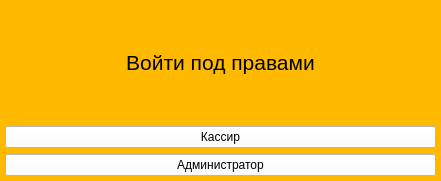
<?xml version="1.0" encoding="UTF-8"?>
<ui version="4.0">
 <class>Form</class>
 <widget class="QWidget" name="Form">
  <property name="geometry">
   <rect>
    <x>0</x>
    <y>0</y>
    <width>441</width>
    <height>181</height>
   </rect>
  </property>
  <property name="windowTitle">
   <string>Вход в систему</string>
  </property>
  <property name="styleSheet">
   <string notr="true">background: rgb(255, 186, 0);</string>
  </property>
  <widget class="QWidget" name="gridLayoutWidget">
   <property name="geometry">
    <rect>
     <x>0</x>
     <y>0</y>
     <width>441</width>
     <height>181</height>
    </rect>
   </property>
   <layout class="QGridLayout" name="gridLayout">
    <property name="leftMargin">
     <number>5</number>
    </property>
    <property name="topMargin">
     <number>5</number>
    </property>
    <property name="rightMargin">
     <number>5</number>
    </property>
    <property name="bottomMargin">
     <number>5</number>
    </property>
    <item row="0" column="0">
     <widget class="QLabel" name="label">
      <property name="font">
       <font>
        <family>MS Shell Dlg 2</family>
        <pointsize>16</pointsize>
       </font>
      </property>
      <property name="text">
       <string>Войти под правами</string>
      </property>
      <property name="alignment">
       <set>Qt::AlignCenter</set>
      </property>
     </widget>
    </item>
    <item row="1" column="0">
     <widget class="QPushButton" name="button_cashier">
      <property name="styleSheet">
       <string notr="true">background: rgb(255, 255, 255);</string>
      </property>
      <property name="text">
       <string>Кассир</string>
      </property>
     </widget>
    </item>
    <item row="2" column="0">
     <widget class="QPushButton" name="button_admin">
      <property name="styleSheet">
       <string notr="true">background: rgb(255, 255, 255);</string>
      </property>
      <property name="text">
       <string>Администратор</string>
      </property>
     </widget>
    </item>
   </layout>
  </widget>
 </widget>
 <resources/>
 <connections/>
</ui>
